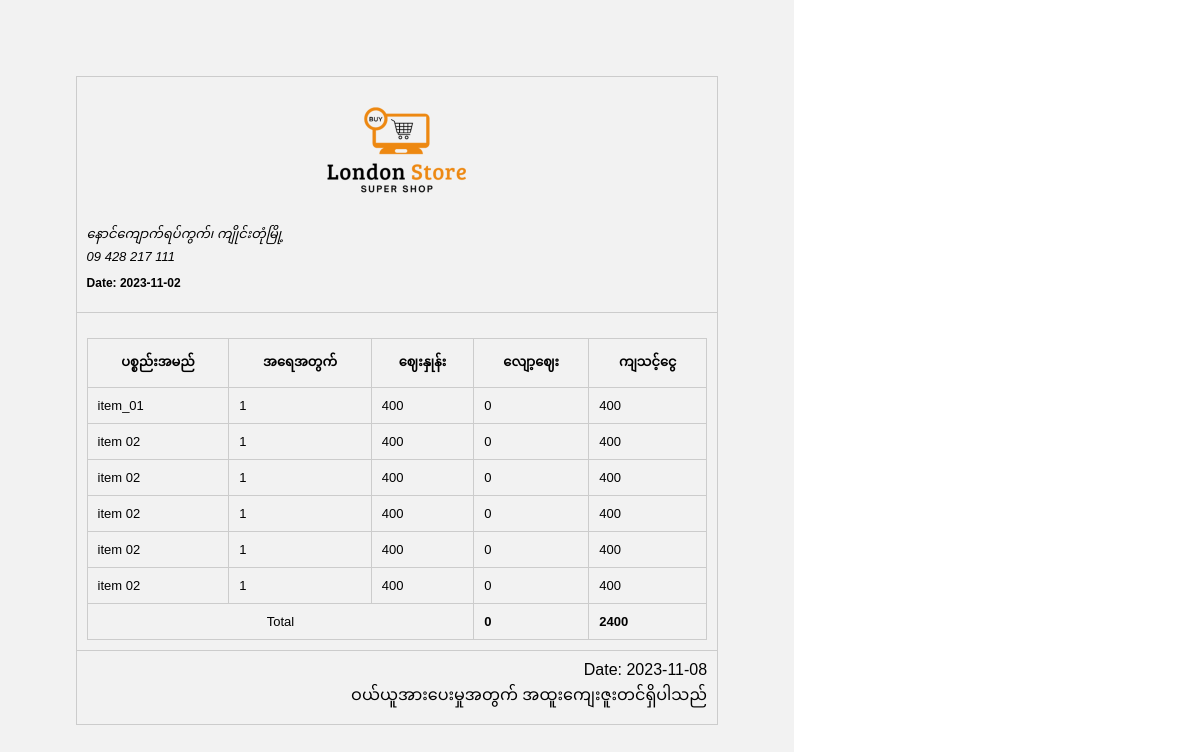
The page /detail_day_list.php?date=2023-11-02 on the database its author committed.
### tables this page shows
CREATE TABLE `sell_data` (
  `date` date NOT NULL,
  `barcode` text NOT NULL,
  `product_name` text NOT NULL,
  `price` float NOT NULL,
  `f_price` float NOT NULL,
  `qty` float NOT NULL,
  `total` float NOT NULL,
  `tra_id` int(11) NOT NULL,
  `customer` text NOT NULL,
  `bill` text NOT NULL,
  `type` text NOT NULL,
  `exp_debt` date NOT NULL,
  `voucher` text NOT NULL,
  `discount` float NOT NULL,
  `buy_type` text NOT NULL,
  `seller` text NOT NULL,
  `id` int(11) NOT NULL
);

### detail_day_list.php (the view, shortened to what this page needs)
<!DOCTYPE html>
<html>
<head>
</head>
<body>
  <div class="voucher-container">
    <table>
      <tr>
        <td colspan="2" class="voucher-header">
            <img src="../logo.png" style="width: 150px; margin-bottom: -50px;">
            <br><br>
            <address style="text-align: left;font-size: 13px;"> နောင်ကျောက်ရပ်ကွက်၊ ကျိုင်းတုံမြို့ <br> 09 428 217 111</address>
            <?php
              if (isset($_GET['date'])) {
                $date = $_GET['date'];
                echo'<h3 style="text-align:left;font-size:12px;">Date: '.$date.'</h3>';
              ?>
          </td>
      </tr>
      <tr>
        <td colspan="2" class="voucher-content">
            <table><br>
                <tr>
                  <th>ပစ္စည်းအမည်</th>
                  <th>အရေအတွက်</th>
                  <th>ဈေးနှုန်း</th>
                  <th>လျော့ဈေး</th>
                  <th>ကျသင့်ငွေ</th>
                </tr>
    <?php
      include 'database.php';
      $connection = new mysqli($servername, $username, $password, $database);
        $sql = "SELECT * FROM sell_data WHERE date='$date'";
        $result = $connection->query($sql);
        if ($result && $result->num_rows > 0) {
        while ($row = $result->fetch_assoc()) {
            echo "<tr class='user_table_td'>
                <td>" . $row["product_name"] . "</td>
                <td>" . $row["qty"] . "</td>
                <td>" . $row["price"] . "</td>
                <td>" . $row["discount"] . "</td>
                <td>" . $row["total"] . "</td>
            </tr>";
        }
            }
            $sql = "SELECT SUM(total) AS total_sum, SUM(discount) As total_discount from sell_data where date='$date'";
            $result = $connection->query($sql);
            if ($result->num_rows > 0) {
                $row = $result->fetch_assoc();
                $totalSum = $row["total_sum"];
                $total_discount = $row["total_discount"];
                echo "<tr class='user_table_td'>
                        <td colspan=3 style='text-align:center;'>Total</td>
                        <td><b>" . $total_discount . "</td></b>
                        <td><b>" . $totalSum . "</td></b>
                    </tr>";
            } else {
                echo "No results found.";
            }
    } else {
        die("No voucher provided.");
    }
                  ?>
            </table>
        </td>
      </tr>
      <tr>
        <?php
        $today = date("Y-m-d");
          echo'
          <td class="voucher-footer" colspan="2">Date: '.$today.'<br>
            <label>ဝယ်ယူအားပေးမှုအတွက် အထူးကျေးဇူးတင်ရှိပါသည်</label>
        </td>
          ';
        ?>
      </tr>
    </table>
  </div>
</body>
</html>

### detail_day_list.php (style rules this page uses)
body { font-family: Arial, sans-serif; margin: 0; padding: 0; }
.voucher-container { width: 210mm; height: 297mm; background-color: #f2f2f2; padding: 20mm; box-sizing: border-box; }
table { width: 100%; border-collapse: collapse; }
th, td { padding: 10px; border: 1px solid #ccc; }
.voucher-header { text-align: center; font-size: 24px; margin-bottom: 10px; }
.voucher-content { font-size: 13px; }
.voucher-footer { margin-top: 10px; text-align: right; }

### rows shown on the page
sell_data: product_name "item_01", qty "1", price "400", discount "0", total "400"
sell_data: product_name "item 02", qty "1", price "400", discount "0", total "400"
sell_data: product_name "item 02", qty "1", price "400", discount "0", total "400"
sell_data: product_name "item 02", qty "1", price "400", discount "0", total "400"
sell_data: product_name "item 02", qty "1", price "400", discount "0", total "400"
sell_data: product_name "item 02", qty "1", price "400", discount "0", total "400"

### other values the page prints
$date "2023-11-02"
$total_discount "0"
$totalSum "2400"
